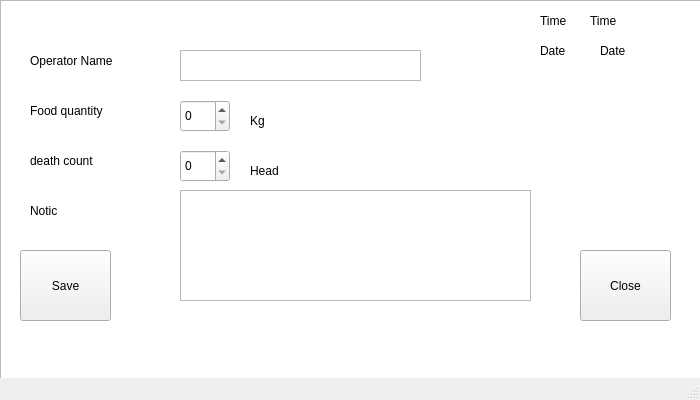
<?xml version="1.0" encoding="UTF-8"?>
<ui version="4.0">
 <class>Window2</class>
 <widget class="QMainWindow" name="Window2">
  <property name="geometry">
   <rect>
    <x>0</x>
    <y>0</y>
    <width>700</width>
    <height>400</height>
   </rect>
  </property>
  <property name="windowTitle">
   <string>MainWindow</string>
  </property>
  <widget class="QWidget" name="centralwidget">
   <widget class="QLabel" name="label">
    <property name="geometry">
     <rect>
      <x>540</x>
      <y>40</y>
      <width>68</width>
      <height>22</height>
     </rect>
    </property>
    <property name="text">
     <string>Date</string>
    </property>
   </widget>
   <widget class="QLabel" name="label_2">
    <property name="geometry">
     <rect>
      <x>540</x>
      <y>10</y>
      <width>68</width>
      <height>22</height>
     </rect>
    </property>
    <property name="text">
     <string>Time</string>
    </property>
   </widget>
   <widget class="QLabel" name="label_3">
    <property name="geometry">
     <rect>
      <x>30</x>
      <y>50</y>
      <width>121</width>
      <height>22</height>
     </rect>
    </property>
    <property name="text">
     <string>Operator Name</string>
    </property>
   </widget>
   <widget class="QLabel" name="label_4">
    <property name="geometry">
     <rect>
      <x>30</x>
      <y>100</y>
      <width>141</width>
      <height>22</height>
     </rect>
    </property>
    <property name="text">
     <string>Food quantity</string>
    </property>
   </widget>
   <widget class="QLabel" name="label_5">
    <property name="geometry">
     <rect>
      <x>30</x>
      <y>150</y>
      <width>121</width>
      <height>22</height>
     </rect>
    </property>
    <property name="text">
     <string>death count</string>
    </property>
   </widget>
   <widget class="QLabel" name="label_6">
    <property name="geometry">
     <rect>
      <x>30</x>
      <y>200</y>
      <width>68</width>
      <height>22</height>
     </rect>
    </property>
    <property name="text">
     <string>Notic</string>
    </property>
   </widget>
   <widget class="QLabel" name="label_7">
    <property name="geometry">
     <rect>
      <x>250</x>
      <y>110</y>
      <width>141</width>
      <height>22</height>
     </rect>
    </property>
    <property name="text">
     <string>Kg</string>
    </property>
   </widget>
   <widget class="QLabel" name="label_8">
    <property name="geometry">
     <rect>
      <x>250</x>
      <y>160</y>
      <width>121</width>
      <height>22</height>
     </rect>
    </property>
    <property name="text">
     <string>Head</string>
    </property>
   </widget>
   <widget class="QSpinBox" name="W2_death">
    <property name="geometry">
     <rect>
      <x>180</x>
      <y>150</y>
      <width>50</width>
      <height>32</height>
     </rect>
    </property>
   </widget>
   <widget class="QSpinBox" name="W2_food">
    <property name="geometry">
     <rect>
      <x>180</x>
      <y>100</y>
      <width>50</width>
      <height>32</height>
     </rect>
    </property>
   </widget>
   <widget class="QPlainTextEdit" name="W2_notic">
    <property name="geometry">
     <rect>
      <x>180</x>
      <y>190</y>
      <width>351</width>
      <height>111</height>
     </rect>
    </property>
   </widget>
   <widget class="QTextEdit" name="W2_operator">
    <property name="geometry">
     <rect>
      <x>180</x>
      <y>50</y>
      <width>241</width>
      <height>31</height>
     </rect>
    </property>
   </widget>
   <widget class="QLabel" name="W2_date">
    <property name="geometry">
     <rect>
      <x>600</x>
      <y>40</y>
      <width>191</width>
      <height>22</height>
     </rect>
    </property>
    <property name="text">
     <string>Date</string>
    </property>
   </widget>
   <widget class="QLabel" name="W2_Time">
    <property name="geometry">
     <rect>
      <x>590</x>
      <y>10</y>
      <width>101</width>
      <height>22</height>
     </rect>
    </property>
    <property name="text">
     <string>Time</string>
    </property>
   </widget>
   <widget class="QPushButton" name="W2_Save">
    <property name="geometry">
     <rect>
      <x>20</x>
      <y>250</y>
      <width>91</width>
      <height>71</height>
     </rect>
    </property>
    <property name="text">
     <string>Save</string>
    </property>
   </widget>
   <widget class="QPushButton" name="W2_Close">
    <property name="geometry">
     <rect>
      <x>580</x>
      <y>250</y>
      <width>91</width>
      <height>71</height>
     </rect>
    </property>
    <property name="text">
     <string>Close</string>
    </property>
   </widget>
   <widget class="QGraphicsView" name="graphicsView">
    <property name="geometry">
     <rect>
      <x>0</x>
      <y>0</y>
      <width>701</width>
      <height>391</height>
     </rect>
    </property>
    <property name="styleSheet">
     <string notr="true">Background: url(Back.jpeg)</string>
    </property>
   </widget>
   <zorder>graphicsView</zorder>
   <zorder>label</zorder>
   <zorder>label_2</zorder>
   <zorder>label_3</zorder>
   <zorder>label_4</zorder>
   <zorder>label_5</zorder>
   <zorder>label_6</zorder>
   <zorder>label_7</zorder>
   <zorder>label_8</zorder>
   <zorder>W2_death</zorder>
   <zorder>W2_food</zorder>
   <zorder>W2_notic</zorder>
   <zorder>W2_operator</zorder>
   <zorder>W2_date</zorder>
   <zorder>W2_Time</zorder>
   <zorder>W2_Save</zorder>
   <zorder>W2_Close</zorder>
  </widget>
  <widget class="QStatusBar" name="statusbar"/>
 </widget>
 <resources/>
 <connections/>
</ui>
